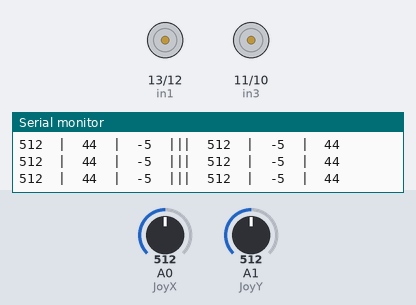
The sketch below on a simulated Arduino Uno, built with avr-gcc and run on an emulated ATmega328P. Parts: motor-driver pin pairs drawn as motors (green arrow = first pin HIGH = forward, orange = second pin HIGH = backward, longer = more drive, scaled by the enable pin), the last lines printed to the serial monitor. Inputs (shaded band) come from the test bench; at power-on: A1 (JoyY) = 512, A0 (JoyX) = 512.

Above: at 5.2 s.
5.3 s: A1 (JoyY) set to 410
6.8 s: A1 (JoyY) set to 391
At 6.99 s:
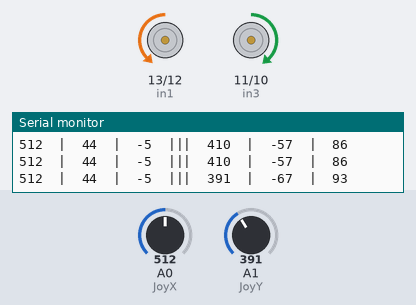
9.8 s: A0 (JoyX) set to 550
12.8 s: A0 (JoyX) set to 687
15.8 s: A0 (JoyX) set to 712
18.8 s: A1 (JoyY) set to 122
At 19.05 s:
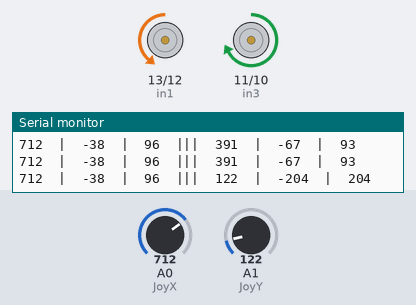
Timing chart, 0 to 22.8 s (numbered marks = the images above; inputs shaded):
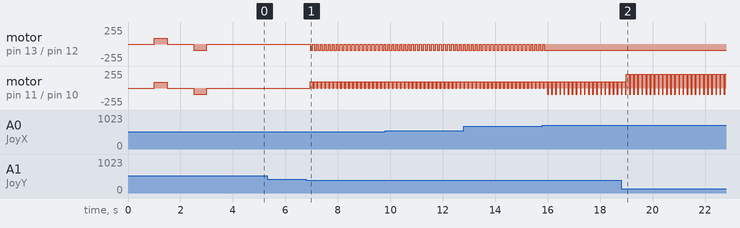

Measured:
- the behaviour switches between 400 and 399 on A1 (JoyY) (found by bisection; images 0 and 1)
- after the input at 6.8 s, motor on pin 13 (in1) / pin 12 (in2): alternates backward 90/255 for 0.10 s and stopped for 0.05 s, starting after 0.14 s; motor on pin 11 (in3) / pin 10 (in4): alternates forward 93/255 for 0.10 s and stopped for 0.05 s, starting after 0.14 s

The sketch:

LaudoMobile2.ino
```cpp
//Step 2: making it controllable
/*Read and took information from:
https://electrosome.com/interfacing-l298n-motor-driver-arduino-uno/
*/

/* Motor A connections:
in1 and in2 pins are used to control the direction of Motor A
connected to pin 13, pin 12*/
int enA = 9;
int in1 = 13;
int in2 = 12;
/* Motor B connections:
in3 and in4 pins are used to control the direction of Motor B
connected to pin 11, pin 10*/
int enB = 3;
int in3 = 11;
int in4 = 10;

//add joysick macros
#define JoyX A0
#define JoyY A1
/*if values get interfered when joysrtick readings get to 1023*/

int joyposV, joyposH;

//only runs once
void setup() {
    Serial.begin(9600);

    pinMode(JoyX, INPUT);
    pinMode(JoyY, INPUT);

    pinMode(enA, OUTPUT);
    pinMode(enB, OUTPUT);
    pinMode(in1, OUTPUT);
    pinMode(in2, OUTPUT);
    pinMode(in3, OUTPUT);
    pinMode(in4, OUTPUT);

    digitalWrite(in1, LOW);
    digitalWrite(in2, LOW);
    digitalWrite(in3, LOW);
    digitalWrite(in4, LOW);

    delay(1000);
    initDrive(90);

}

void loop() {
  joyposV = analogRead(JoyX);
  joyposH = analogRead(JoyY);

  int driveD = map(joyposV, 400, 0, 90, 255);
  int driveB = map(joyposV, 700, 1024, 90, 255);

  int driveR = map(joyposH, 400, 0, 90, 255);
  int driveL = map(joyposH, 700, 1024, 90, 255);
delay(50);


 Serial.print(joyposV);
    Serial.print("  |  ");
    Serial.print(driveD);
    Serial.print("  |  ");
    Serial.print(driveB);
    Serial.print("  |||  ");
    Serial.print(joyposH);
    Serial.print("  |  ");
    Serial.print(driveL);
    Serial.print("  |  ");
    Serial.println(driveR);

  //Forward and Back
  if(joyposV<400){
    //map then drive forwards
    analogWrite(enA, driveD);
    analogWrite(enB, driveD);
  delay(5);
    // motor A CW ^ (forward)
    digitalWrite(in1, HIGH);
    digitalWrite(in2, LOW);
    // motor B CW ^ (forward)
    digitalWrite(in3, HIGH);
    digitalWrite(in4, LOW);
  delay(50);
    } else if(joyposV>700){
      //moves back
    analogWrite(enA, driveB);
    analogWrite(enB, driveB);
  delay(5);
   // motor A CCW (backwards)
    digitalWrite(in1, LOW);
    digitalWrite(in2, HIGH);
  // motor B CCW (backwards)
    digitalWrite(in3, LOW);
    digitalWrite(in4, HIGH);
  delay(50);
  } else{
    // Turn off motors
    digitalWrite(in1, LOW);
    digitalWrite(in2, LOW);
    digitalWrite(in3, LOW);
    digitalWrite(in4, LOW);
  delay(50);
  }


//Rotation
  if(joyposH<400){
    //rot R
    // analogWrite(enA, driveR);
    analogWrite(enB, driveR);

    // motor A CCW
    digitalWrite(in1, LOW);
    digitalWrite(in2, HIGH);

    // motor B CW ^
    digitalWrite(in3, HIGH);
    digitalWrite(in4, LOW);
    delay(50);
    } else if(joyposH>700){
      //rot L
    analogWrite(enA, driveL);
    analogWrite(enB, driveL);

   // motor A CW ^
    digitalWrite(in1, HIGH);
    digitalWrite(in2, LOW);

  // motor B CCW
    digitalWrite(in3, LOW);
    digitalWrite(in4, HIGH);
    delay(50);
  }
  // else{
  //   // Turn off motors
  //   digitalWrite(in1, LOW);
  //   digitalWrite(in2, LOW);
  //   digitalWrite(in3, LOW);
  //   digitalWrite(in4, LOW);
  //   delay(50);
  // } //this is superfluous

}
```

functions.ino
```cpp
void initDrive(int s){
  analogWrite(enA, s);
  analogWrite(enB, s);

  // motor A CW ^ (forward)
    digitalWrite(in1, HIGH);
    digitalWrite(in2, LOW);

  // motor B CW ^ (forward)
    digitalWrite(in3, HIGH);
    digitalWrite(in4, LOW);

    delay(500);

 // Turn off motors
    digitalWrite(in1, LOW);
    digitalWrite(in2, LOW);
    digitalWrite(in3, LOW);
    digitalWrite(in4, LOW);
    delay(1000);


 // motor A CCW (backwards)
    digitalWrite(in1, LOW);
    digitalWrite(in2, HIGH);

  // motor B CCW (backwards)
    digitalWrite(in3, LOW);
    digitalWrite(in4, HIGH);

    delay(500);

 // Turn off motors
    digitalWrite(in1, LOW);
    digitalWrite(in2, LOW);
    digitalWrite(in3, LOW);
    digitalWrite(in4, LOW);
    delay(1000);
}
```
